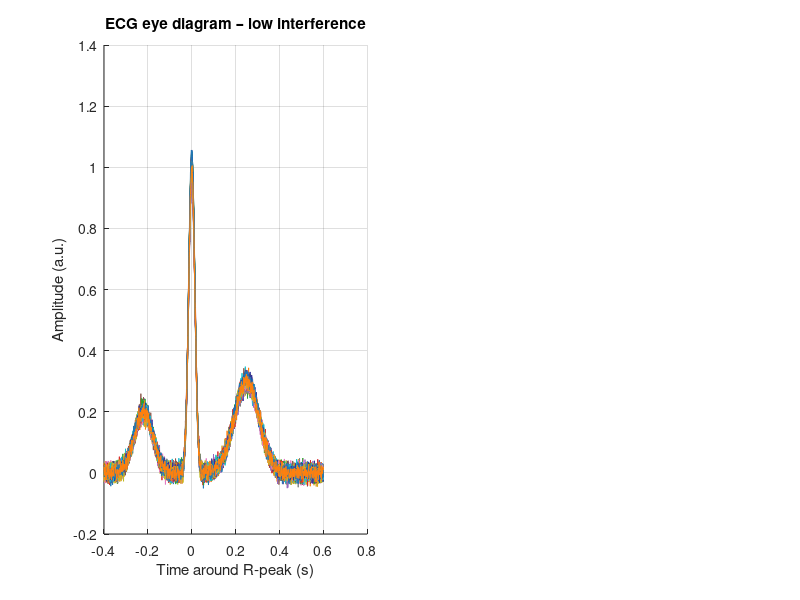

Recreate this plot in MATLAB. (Note: this script raises an error after producing the figure.)
%%%%%%%%%%%%%%%%%%%%%%%%%%%%%%%%%%%%%%%%%%%%%%%%%%%%%%%%%%%%%%%%
%               Generating Eye Diagram for ECG                 %
%               for Various Modulation Schemes                 %
%                                                              %
%        Book : Analog & Digital Communication Systems         %
%                   By: Dr.Farnaz Ghassemi                     %
%                   Chapter 8 - Section                        %
%                                                              %
%                                                              %
%   Version.1:             05/01/30                            %
%   The first version Contributed voluntarily by Seyyed        %
%   Abolfazl Mortazavi                                         %
%%%%%%%%%%%%%%%%%%%%%%%%%%%%%%%%%%%%%%%%%%%%%%%%%%%%%%%%%%%%%%%%

close all
clear all
clc
%% Sim 8_6
fs = 1000;              % Sampling frequency
t = -0.4:1/fs:0.6;      % Time vector

% Generate ECG waveform
p_wave = 0.20 * exp(-((t + 0.22) / 0.06).^2); % P wave 
r_wave = 1.00 * exp(-((t - 0.00) / 0.02).^2); % R peak 
t_wave = 0.30 * exp(-((t - 0.25) / 0.08).^2); % T wave 
base_ecg = p_wave + r_wave + t_wave;        

num_cycles = 50; % Number of cycles in one window

%colors, I avoid the random colors
colors = [
    0.12, 0.47, 0.71; 
    1.00, 0.50, 0.05; 
    0.17, 0.63, 0.17; 
    0.84, 0.15, 0.16; 
    0.58, 0.40, 0.74; 
    0.55, 0.34, 0.29; 
    0.89, 0.47, 0.76; 
    0.50, 0.50, 0.50; 
    0.74, 0.74, 0.13;
    0.09, 0.75, 0.81; 
    0.20, 0.20, 0.60; 
    0.85, 0.65, 0.13  
];

figure('Position', [100, 100, 1000, 400], 'Color', 'w');

% First plot, Low interference
subplot(1, 2, 1); 
hold on;          

for i = 1:num_cycles
    % Generate a low level white noise
    noise_low = 0.013 * randn(size(t)); 
    amp_jitter = 0.95 + 0.1 * rand(); 

    color_idx = mod(i - 1, 12) + 1;
    plot(t, (base_ecg * amp_jitter) + noise_low, 'LineWidth', 0.4, 'Color', colors(color_idx, :));
end
hold off; 
title('ECG eye diagram – low interference');
xlabel('Time around R-peak (s)'); ylabel('Amplitude (a.u.)');
grid on; ax = gca; ax.GridLineStyle = '--'; ax.GridAlpha = 0.4; 
xlim([-0.45 0.65]); ylim([-0.1 1.15]); 

% Second plot, Strong interference
subplot(1, 2, 2); 
hold on;
for i = 1:num_cycles
    % Generate high level white noise
    noise_strong = 0.14 * randn(size(t)); 
    amp_jitter = 0.85 + 0.3 * rand(); 
    color_idx = mod(i - 1, 12) + 1;
    plot(t, (base_ecg * amp_jitter) + noise_strong, 'LineWidth', 0.5, 'Color', colors(color_idx, :));
end
hold off;
title('ECG eye diagram – strong interference');
xlabel('Time around R-peak (s)'); ylabel('Amplitude (a.u.)');
grid on; ax = gca; ax.GridLineStyle = '--'; ax.GridAlpha = 0.4;
xlim([-0.45 0.65]); ylim([-0.4 1.4]);
% save
saveas(gcf, 'ECG_Eye_Diagram.png'); % Save as PNG
saveas(gcf, 'ECG_Eye_Diagram.fig'); % Save as FIG
